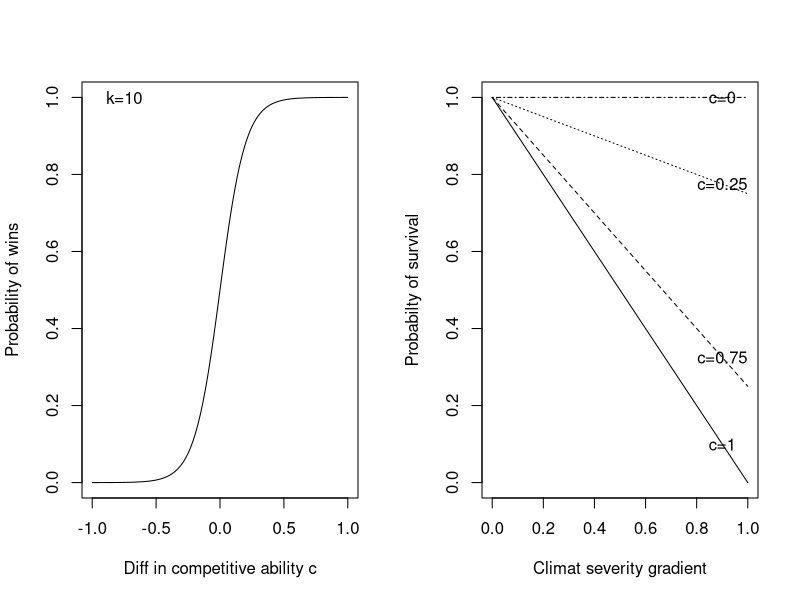
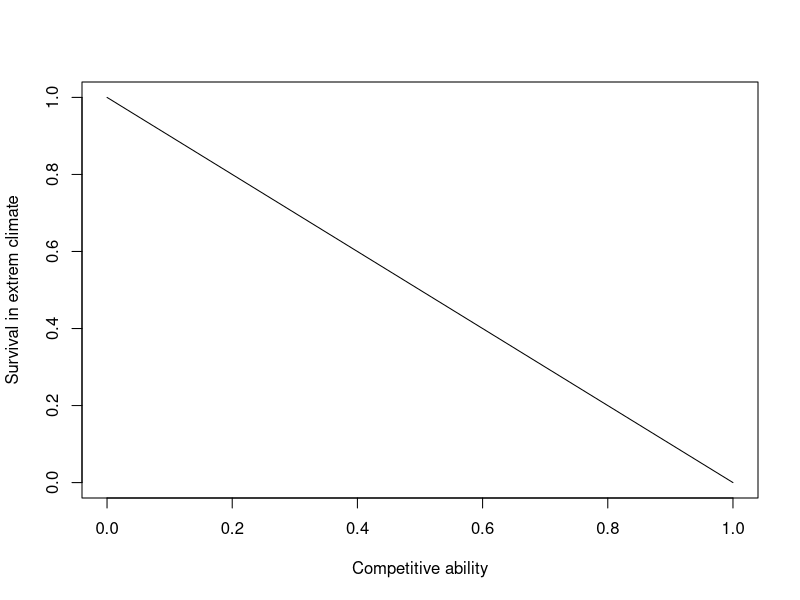

Generate these figures, in order, with R:
##############################
##############################
## EXPLORE SHAPE OF FUNCTION LINKING COMPETITIVE HIERARCHY AND MORTALITY ALONG CLIMATIC GRADIENT

## function describing competitive interaction and survival along climatic gradient
pdf("./figs/compet_hierarchy.pdf")
par(mfrow=c(1,2))
plot(seq(-1,1,length=100),1/(1+exp(-10*(seq(-1,1,length=100)))),type="l",xlab="Diff in competitive ability c",ylab="Probability of wins")
text(-0.75,1,labels="k=10")
c <-  1
plot(seq(0,1,length=100), 1-c*seq(0,1,length=100),type="l",lty=1,xlab="Climat severity gradient",ylab="Probabilty of survival")
text(0.9,1-c*0.9,labels=paste("c=",c,sep=""))
c <-  0.75
lines(seq(0,1,length=100), 1-c*seq(0,1,length=100),lty=2)
text(0.9,1-c*0.9,labels=paste("c=",c,sep=""))

c <-  0.25
lines(seq(0,1,length=100), 1-c*seq(0,1,length=100),lty=3)
text(0.9,1-c*0.9,labels=paste("c=",c,sep=""))
c <-  0.0
lines(seq(0,1,length=100), 1-c*seq(0,1,length=100),lty=4)
text(0.9,1-c*0.9,labels=paste("c=",c,sep=""))
dev.off()

## resulting trade off
pdf("./figs/trade_off.pdf")
c <-  seq(from=0,to=1,length=100)
plot(c,1-c,xlab="Competitive ability",ylab="Survival in extrem climate",type="l")
dev.off()
